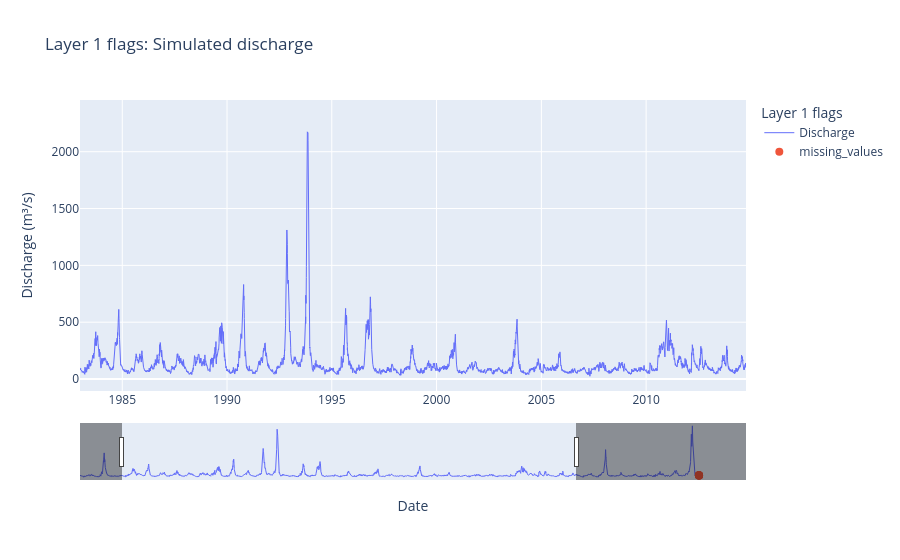

Notebook source saved alongside this figure:
### Code cell
plot_layer1_flags(
    sim,
    sim_layer1,
    "Layer 1 flags: Simulated discharge"
)

### Figure 1 — Plotly figure (JSON) as saved in the notebook; plotly's stock layout.template omitted (floating-point values rounded to 4 significant figures; data arrays with more than 128 entries replaced by an {"elided": "..."} marker saying what was removed)
{"data": [{"hovertemplate": "Date: %{x}<br>Q: %{y:.4f}<extra></extra>", "line": {"width": 1}, "mode": "lines", "name": "Discharge", "type": "scatter", "x": {"elided": "16063 str values"}, "y": {"elided": "16063 float values"}}, {"customdata": {"elided": "227x2 mixed values"}, "hovertemplate": "Date: %{x}<br>Q: %{y:.4f}<br>Message: %{customdata[0]}<br>Threshold: %{customdata[1]}<extra></extra>", "marker": {"size": 8}, "mode": "markers", "name": "missing_values", "type": "scatter", "x": {"elided": "227 str values"}, "y": {"elided": "227 float values"}}], "layout": {"autosize": true, "hovermode": "closest", "legend": {"title": {"text": "Layer 1 flags"}}, "title": {"text": "Layer 1 flags: Simulated discharge"}, "xaxis": {"autorange": false, "range": ["1982-12-26 06:32:41.6411", "2014-10-07 15:40:40.3913"], "rangeslider": {"autorange": true, "range": ["1980-01-10", "2026-10-27 20:35:24.8491"], "visible": true, "yaxis": {"_template": null, "rangemode": "match"}}, "title": {"text": "Date"}, "type": "date"}, "yaxis": {"autorange": true, "range": [-140.1, 2457.0], "title": {"text": "Discharge (m³/s)"}, "type": "linear"}}}
